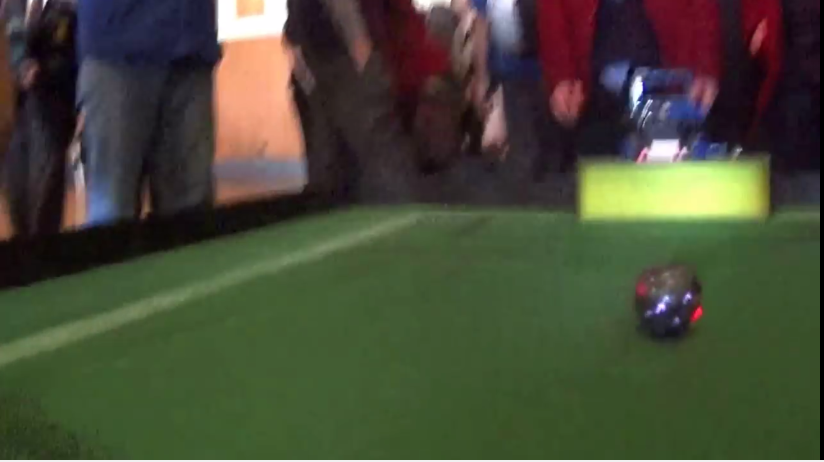
#> input picture callibyellow.png, 1648 x 923 px, given in place of the camera (shown at 1/2 size)
$ python main.py   (older library calls are emulated)
#> lines starting #> are read from the running program, lines starting #| are printed output that depends on the picture; after the words box and inside, x2 and y2 are one past the last pixel; in counts of white or black regions, pixels touching at a corner belong together
from imutils.video import VideoStream
import imutils
import numpy as np
import cv2 as cv
from time import sleep

debug = True

frameDimensions = 320,240

medBlurVal = 13
gaussVal = 13

print("script started")

# define functions
def getCamera(camera=1):
#> called with camera = 1
	print("getCamera",camera)

	# [4 lines of commented-out code are left out]

	vs = VideoStream(src=camera).start() # initialise using webcam video camera
	sleep(0.1)
	try:
		vs.read().any()

	except:
		vs = VideoStream(usePiCamera=1>0).start() # initialise using picamera

	sleep(2.0) # give sensor time to warm up

	return vs

def getFrame():
	frame = vs.read() # read the frame
#> frame is the input picture: shape (923, 1648, 3); mean B, G, R 54.9, 73.5, 70.7
	frame = imutils.resize(frame, frameDimensions[0]) # resize the frame
#> frame: shape (179, 320, 3)
	return frame

def adjustGamma(image, gamma=1.0):

   invGamma = 1.0 / gamma
   table = np.array([((i / 255.0) ** invGamma) * 255
	  for i in np.arange(0, 256)]).astype("uint8")

   return cv.LUT(image, table)

def cleanup():
    cv.destroyAllWindows()
    vs.stop()

def getBallCenter():
    global ballCenter
    global frameDimensions

    if ballCenter is not None:
        ballX = int(ballCenter[0]-(frameDimensions[0]/2))
        ballY = int(ballCenter[1]-(frameDimensions[1]/2))

        return ballX, ballY

    else:
        return None

vs = getCamera()

while True:
	rgb = getFrame()

	# convert to HSV before blurring to reduce RGB interference in HSV
	hsv = cv.cvtColor(rgb, cv.COLOR_BGR2HSV)
#> hsv: shape (179, 320, 3); mean H, S, V 77.5, 104.6, 85.1

	# splitting to make it easier to use each channel
	hsvHue,hsvSat,hsvVal = cv.split(hsv)
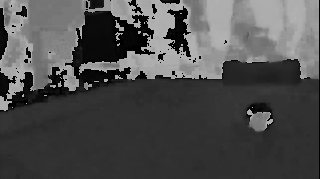
#> hsvHue: shape (179, 320); min 0, max 179, mean 77.5
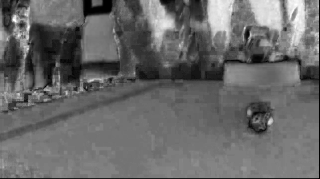
#> hsvSat: shape (179, 320); min 0, max 255, mean 104.6
	rgbBlue,rgbGreen,rgbRed = cv.split(rgb)
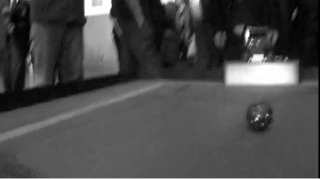
#> rgbGreen: shape (179, 320); min 0, max 255, mean 73.6
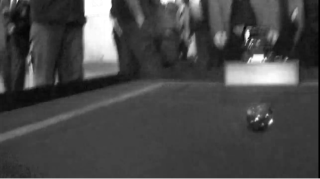
#> rgbRed: shape (179, 320); min 0, max 255, mean 70.7


	# removing the blue channel from the red channel leaves the rough location of the ball
	ballRemoveBG = cv.add(rgbBlue,rgbGreen)
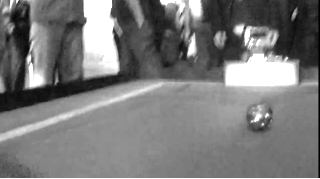
#> ballRemoveBG: shape (179, 320); min 0, max 255, mean 122.1
	ballGrayscale = cv.subtract(rgbRed,ballRemoveBG)

	# getting the maximum brightness to inRange, using hsvSat as a floor
	hsvSatMask = cv.inRange(hsvSat,25,255)
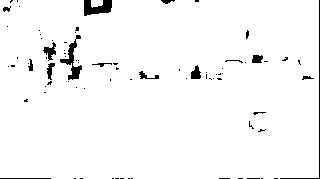
#> hsvSatMask: shape (179, 320); 96.9% white; 80 black regions (63 under 20 px), largest, box (x1, y1, x2, y2) and area: (60, 35, 82, 80) 307, (84, 0, 112, 16) 303, (280, 0, 320, 179) 218
	maxVal = cv.minMaxLoc(ballGrayscale, hsvSatMask)[1]
#> maxVal = 117

	hsvHueMask = cv.inRange(hsvHue,0,50)
#> hsvHueMask: shape (179, 320); 60.4% white; 60 black regions (45 under 20 px), largest, box (x1, y1, x2, y2) and area: (0, 0, 319, 111) 19022, (199, 83, 306, 134) 2369, (247, 109, 273, 133) 384

	# if maxVal < 80, most likely that the ball isn't even in frame
	if maxVal >= 80:

		ballMask = cv.inRange(ballGrayscale, (maxVal-25), 255) # converting to a BW mask
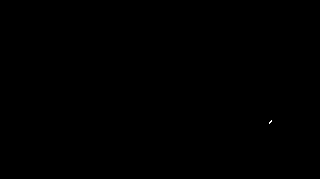
#> ballMask: shape (179, 320); 0.01% white in thin lines or dots, all inside (x1, y1, x2, y2) = (269, 120, 272, 124)
		ballMask = cv.bitwise_and(ballMask,hsvHueMask)
#> ballMask: shape (179, 320); every value is 0
		ballMask = cv.dilate(ballMask,cv.getStructuringElement(cv.MORPH_RECT,(13,13))) # dilate to fill gaps when ball is partially obscured

		# get the center of the mask
		moments = cv.moments(ballMask)
#> moments = moments, m00 0

		# weird bug: near the edges of the frame, moments["m00"] = 0, throwing a d0 error
		mDenom = moments["m00"]
#> mDenom = 0
		if mDenom == 0:
			mDenom = 1

		ballCenter = int(moments["m10"] / mDenom), int(moments["m01"] / mDenom)
#> ballCenter = (0, 0)

	else:
		ballMask = cv.inRange(ballGrayscale, 255, 255) # blank screen
		ballCenter = None

	print("ballCenter =", ballCenter)
#| ballCenter = (0, 0)

	if debug: #debug outputs


		ballMaskRGB = cv.cvtColor(ballMask, cv.COLOR_GRAY2BGR) # convert 1bit ballMask to BGR to draw colours on it
#> ballMaskRGB: shape (179, 320, 3); every value is 0
		cv.circle(rgb, ballCenter, 5, (255,0,0), -1) # draw blue dot on raw at ballCenter

		ballMask, ballOutline, hierarchy = cv.findContours(ballMask,cv.RETR_EXTERNAL,cv.CHAIN_APPROX_NONE) # get the outline of ballMask
#> ballOutline = []
		cv.drawContours(rgb, ballOutline, -1, (0,255,0), 3) # draw outline of ball (0,255,0)
		cv.circle(rgb, ballCenter, 3, (255,0,0), -1) # draw dot at ballCenter (255,0,0)

		cv.imshow("Output", rgb)
		# [13 lines of commented-out code are left out]

		if cv.waitKey(1) & 0xFF == ord('q'):
#> (key q is pressed here)
			break

# do a bit of cleanup
cleanup()
print("end")
